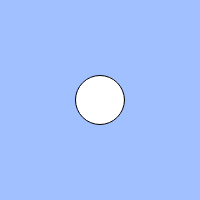
Frame 1 (no input)
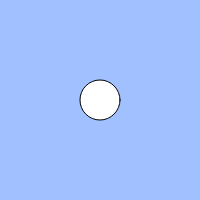
Frame 60 (no input)
Frame 120 (the mouse pressed at the canvas centre since frame 60): identical to frame 60, image omitted

The p5.js sketch that drew these frames (run headless with seeded random() and noise() and a simulated clock; from frame 60 on, the mouse is pressed at the canvas centre):

// p5.js sketch
// ── sketch.js
// 練習問題「心臓の鼓動のように大きくなったり小さくなったりする円」
let count;
let cycle;

function setup(){
  createCanvas(200, 200);
  count = 50;
  cycle = 100;
}

function draw(){
  background(160, 192, 255);
  count = (count + 1) % cycle;

   // BLANK[1]
   if(count>40 &&count<=50){ellipse(width / 2, height / 2,count);}
   else if(count>50 && count<=60){ellipse(width / 2, height / 2, 100-count);}
   else {ellipse(width / 2, height / 2, 40);}

}
